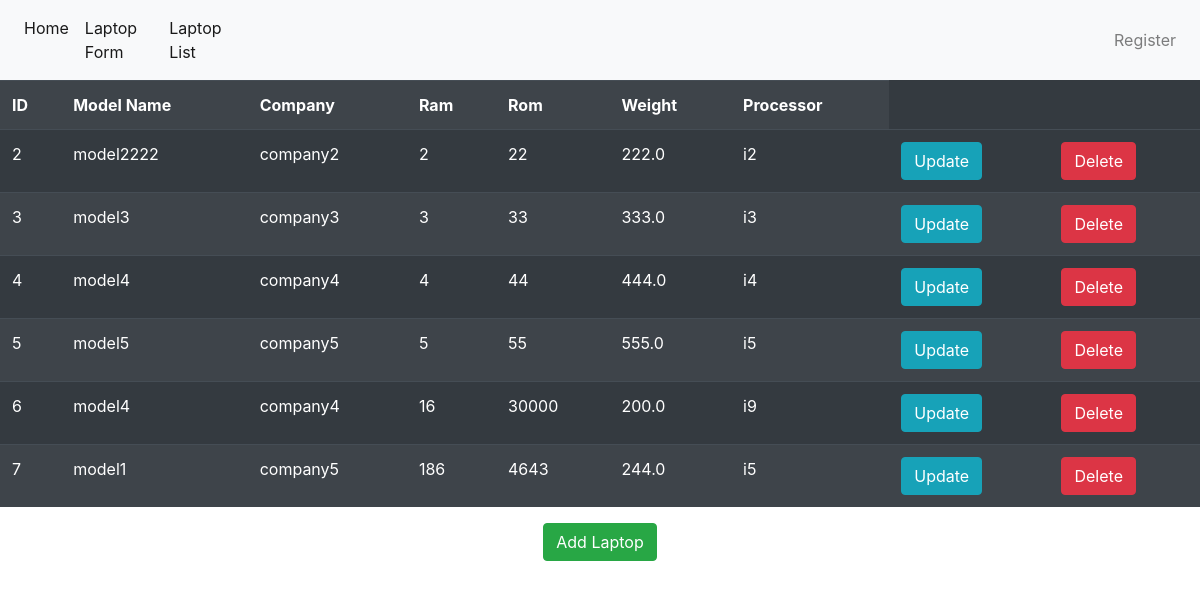
The page /LapApp/list/ on the database its author committed.
### LapApp/models.py (models this page shows, shortened)
class Laptop(models.Model):
    model_name=models.CharField(max_length=30)
    company=models.CharField(max_length=30)
    Ram=models.IntegerField()
    Rom=models.IntegerField()
    Weight=models.FloatField()
    Processor=models.CharField(max_length=30)

### LapApp/views.py (the view)
# urls.py: path('list/', LaptopListview.as_view(),name='list'),
class LaptopListview(ListView):
    model = Laptop

### templates/LapApp/laptop_list.html (shortened to what this page needs)
{% extends 'LapApp/base.html' %}
{% load crispy_forms_tags %}
{% block block2 %}
<table class="table table-striped table-dark">
            <tr>
                <th>ID</th>
                <th>Model Name</th>
                <th>Company</th>
                <th>Ram</th>
                <th>Rom</th>
                <th>Weight</th>
                <th>Processor</th>
            </tr>
            {% for data in object_list %}
            <tr>
                <td>{{data.id}}</td>
                <td>{{data.model_name}}</td>
                <td>{{data.company}}</td>
                <td>{{data.Ram}}</td>
                <td>{{data.Rom}}</td>
                <td>{{data.Weight}}</td>
                <td>{{data.Processor}}</td>
                <td><a href="{% url 'update' data.id %}"><button class="btn btn-info">Update</button></a></td>
                <td><a href="{% url 'delete' data.id %}"><button class="btn btn-danger">Delete</button></a></td>
            </tr>
            {% endfor %}
</table>
<h3 style="text-align:center"><a href="{% url 'create' %}"><button class="btn btn-success">Add Laptop</button></a></h3>
    {% endblock %}

### templates/LapApp/base.html (shortened to what this page needs)
<!DOCTYPE html>
<html lang="en">
<link rel="stylesheet" href="https://cdn.jsdelivr.net/npm/bootstrap@4.6.0/dist/css/bootstrap.min.css">
<head>
</head>
<body>
    <nav class="navbar navbar-expand-lg navbar-light bg-light">
      <div class="collapse navbar-collapse" id="navbarNav">
        <ul class="navbar-nav">
          <li class="nav-item active">
            <a class="nav-link" href="{% url 'base' %}">Home <span class="sr-only">(current)</span></a>
          </li>
          <li class="nav-item active">
            <a class="nav-link" href="{% url 'create' %}">Laptop Form <span class="sr-only">(current)</span></a>
          </li>
          <li class="nav-item active">
            <a class="nav-link" href="{% url 'list' %}">Laptop List <span class="sr-only">(current)</span></a>
          </li>
            </ul>
              <div class="navbar-collapse collapse w-100 order-3 dual-collapse2">
        <ul class="navbar-nav ml-auto">
            {% if user.is_authenticated %}
            <li class="nav-item">
                <a class="nav-link" >Hello,{{user.username}}</a>
            </li>
            <li class="nav-item">
                <a class="nav-link" href="{% url 'logout' %}">Logout</a>
            </li>
            {% else %}
            <li class="nav-item">
                <a class="nav-link" href="{% url 'reg'%}">Register</a>
            </li>
            {% endif %}
        </ul>
    </div>
      </div>
    </nav>
    {% block block2 %}{% endblock %}
</body>
</html>

### rows shown on the page
Laptop: id "2", model_name "model2222", company "company2", Ram "2", Rom "22", Weight "222.0", Processor "i2"
Laptop: id "3", model_name "model3", company "company3", Ram "3", Rom "33", Weight "333.0", Processor "i3"
Laptop: id "4", model_name "model4", company "company4", Ram "4", Rom "44", Weight "444.0", Processor "i4"
Laptop: id "5", model_name "model5", company "company5", Ram "5", Rom "55", Weight "555.0", Processor "i5"
Laptop: id "6", model_name "model4", company "company4", Ram "16", Rom "30000", Weight "200.0", Processor "i9"
Laptop: id "7", model_name "model1", company "company5", Ram "186", Rom "4643", Weight "244.0", Processor "i5"
